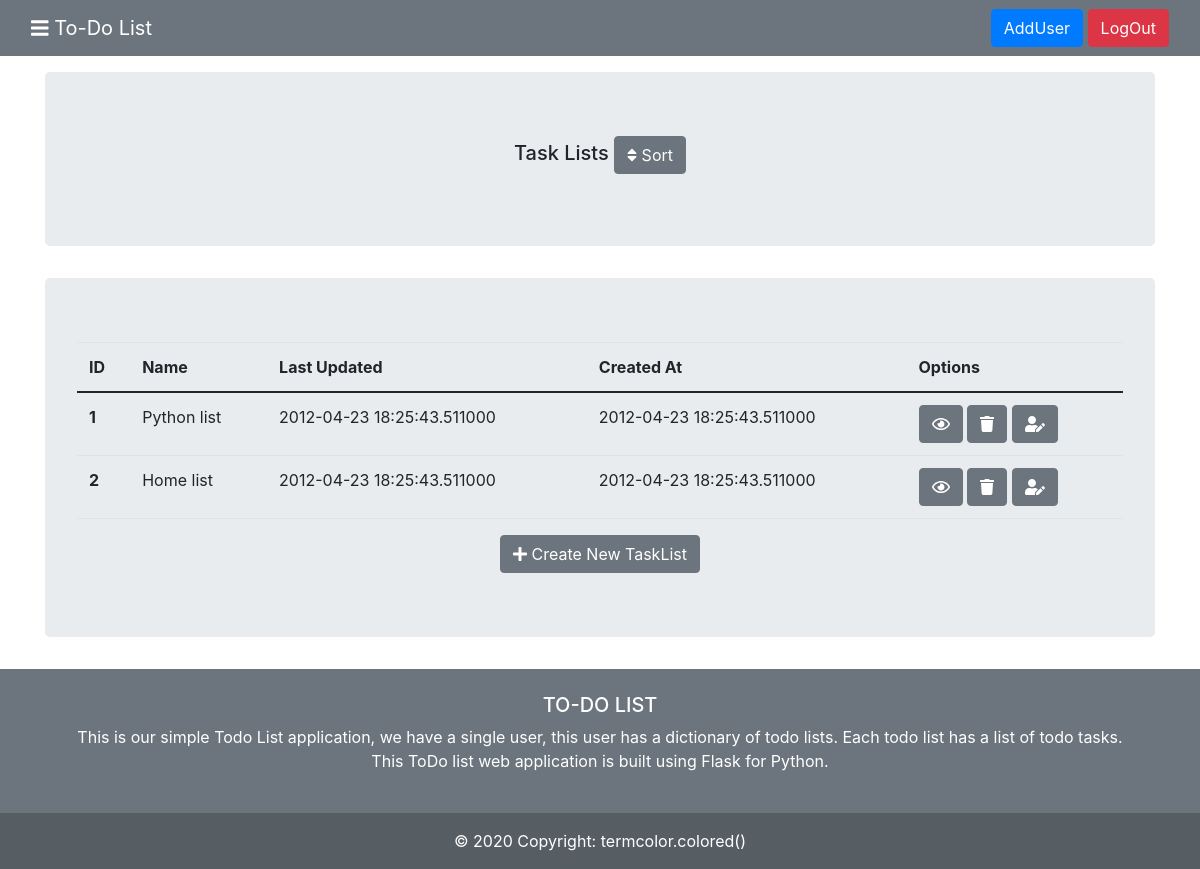
The app's page /task_list with its own data.
### tables this page shows
CREATE TABLE "taskslist" (
	"id"	INTEGER ,
	"name"	TEXT NOT NULL ,
    "last_updated"	TIMESTAMP NOT NULL DEFAULT CURRENT_TIMESTAMP,
	"created_at"	TIMESTAMP NOT NULL DEFAULT CURRENT_TIMESTAMP,
	PRIMARY KEY("id" AUTOINCREMENT)
);

### to_do_tasks/blueprints/taskslist.py (the view)
@taskslist_bp.route("/task_list")
def task_lists():
    db = get_db()
    lists = db.execute("SELECT * FROM taskslist").fetchall()
    return render_template("tasks_list/tasklists.html", lists = lists)

### to_do_tasks/db.py (called while the page is built)
def get_db():
    if 'db' not in g:
        g.db = sqlite3.connect(
            current_app.config['DATABASE'],
            detect_types=sqlite3.PARSE_DECLTYPES
        )
        g.db.row_factory = sqlite3.Row
    return g.db

### to_do_tasks/templates/tasks_list/tasklists.html (shortened to what this page needs)
{% extends 'base.html' %}
{% block content %}
<div class="container">
    <center>
        <div class="jumbotron mt-3">
            <h5>Task Lists <a href="/sort_list" class="btn btn-secondary" type="submit" role="button"><i
                        class="fas fa-sort"></i>
                    Sort</a> </h5>
        </div>
    </center>
    <div class="jumbotron mt-3">
        <table class="table">
            <thead>
                <tr>
                    <th scope="col">ID</th>
                    <th scope="col">Name</th>
                    <th scope="col">Last Updated</th>
                    <th scope="col">Created At</th>
                    <th scope="col">Options</th>
                </tr>
            </thead>
            <tbody>
                {% for list in lists %}
                <tr>
                    <th scope="row">{{list['id']}}</th>
                    <td>{{list['name']}}</td>
                    <td>{{list['last_updated']}}</td>
                    <td>{{list['created_at']}}</td>
                    <td><a href="/tasks/{{list['id']}}" class="btn btn-secondary" title="Show" type="submit"
                            role="button"><i class="far fa-eye"></i></a>
                        <a href="/deletetasklist/{{list['id']}}" class="btn btn-secondary" title="Delete" type="submit"
                            role="button"><i class="fas fa-trash"></i></a>
                        <a href="/editname/{{list['id']}}" class="btn btn-secondary" title="Edit" type="submit"
                            role="button"><i class="fas fa-user-edit"></i></a>
                    </td>
                </tr>
                {% endfor %}
            </tbody>
        </table>
        <center>
            <a href="/createtasklist" class="btn btn-secondary" type="submit" role="button"><i class="fas fa-plus"></i>
                Create New TaskList</a>
        </center>
    </div>
</div>
{% endblock %}

### records on screen
taskslist: id "1", name "Python list", last_updated "2012-04-23 18:25:43.511000", created_at "2012-04-23 18:25:43.511000"
taskslist: id "2", name "Home list", last_updated "2012-04-23 18:25:43.511000", created_at "2012-04-23 18:25:43.511000"
